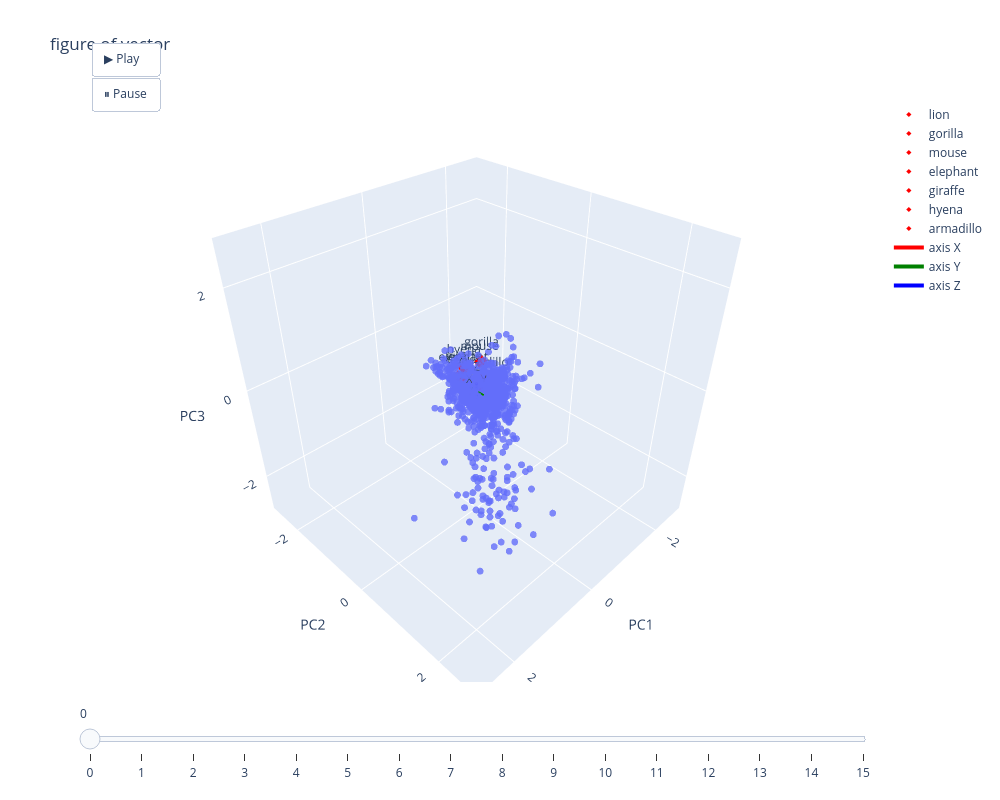
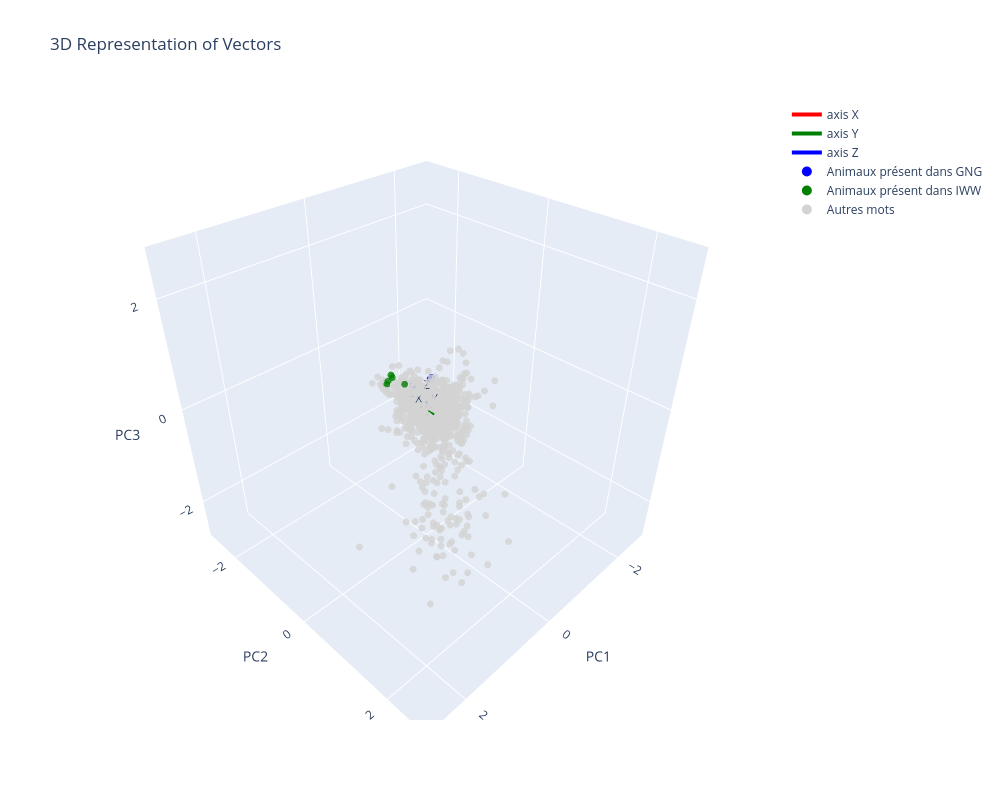
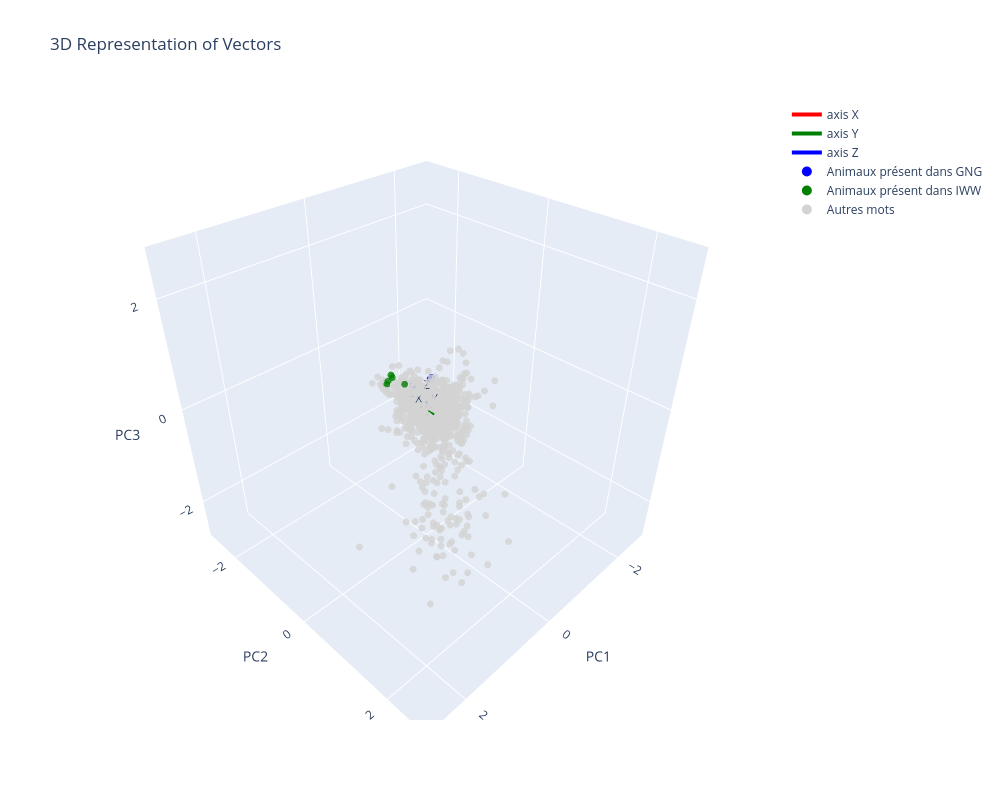
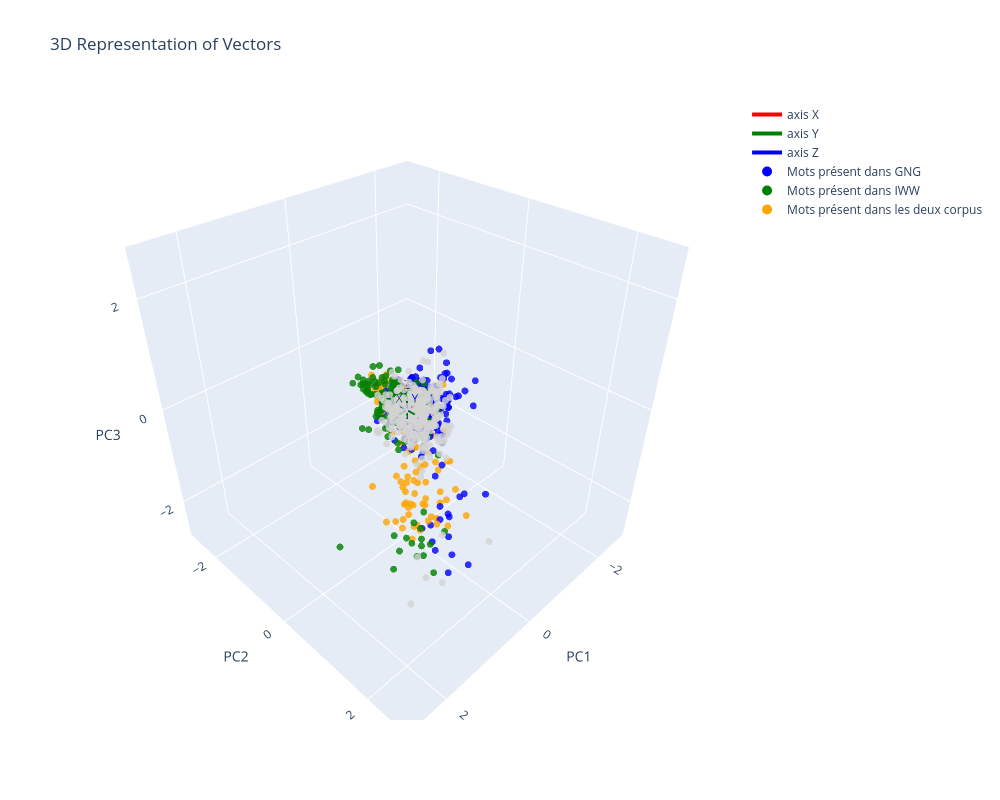

The notebook cell these images were saved under, in order:
### Markdown cell above
## Other

### Code cell
fig = components_to_fig_3D_animation(
    history_components=oneEmb_hist,
    encoder=dataset.encoder,
    highlight_words=cluster_animal,
    nb_neighbors=1, base_color=base_colors_neighbor
)

fig = components_to_fig_3D_simple(
    components=oneEmb_hist[-1],
    encoder=dataset.encoder,
    base_color=base_colors_two_corpus_aimal
)
custom_legend = {
    "Animaux présent dans GNG": "blue",
    "Animaux présent dans IWW": "green",
    "Autres mots": "lightgray"
}

fig.update_traces(selector=dict(name="Vectors"), showlegend=False)
for label, color in custom_legend.items():
    fig.add_trace(go.Scatter3d(
        x=[None],  # Aucune coordonnée = rien n'est dessiné
        y=[None],
        z=[None],
        mode='markers',
        marker=dict(size=10, color=color),  # Taille du point dans la légende
        name=label
    ))
    
fig.update_legends()
fig.show()
fig.show()

fig = components_to_fig_3D_simple(
    components=oneEmb_hist[-1],
    encoder=dataset.encoder,
    base_color=base_colors_two_corpus
)

custom_legend = {
    "Mots présent dans GNG": "blue",
    "Mots présent dans IWW": "green",
    "Mots présent dans les deux corpus": "orange"
}


fig.update_traces(selector=dict(name="Vectors"), showlegend=False)
for label, color in custom_legend.items():
    fig.add_trace(go.Scatter3d(
        x=[None],  # Aucune coordonnée = rien n'est dessiné
        y=[None],
        z=[None],
        mode='markers',
        marker=dict(size=10, color=color),  # Taille du point dans la légende
        name=label
    ))
    
fig.update_legends()
fig.show()

### Figure 1 — Plotly figure (JSON) as saved in the notebook; plotly's stock layout.template omitted (floating-point values rounded to 4 significant figures; data arrays with more than 128 entries replaced by an {"elided": "..."} marker saying what was removed)
{"data": [{"hovertemplate": "<b>%{hovertext}</b><br><br>x=%{x}<br>y=%{y}<br>z=%{z}<extra></extra>", "hovertext": {"elided": "879 str values"}, "legendgroup": "", "marker": {"color": "#636efa", "opacity": 0.8, "size": 4, "symbol": "circle"}, "mode": "markers", "name": "", "scene": "scene", "showlegend": false, "type": "scatter3d", "x": {"elided": "879 float values"}, "y": {"elided": "879 float values"}, "z": {"elided": "879 float values"}}, {"marker": {"color": "red", "size": 4, "symbol": "diamond"}, "mode": "markers+text", "name": "lion", "text": ["lion"], "textposition": "top center", "type": "scatter3d", "x": [0.07495], "y": [-0.3931], "z": [0.1548]}, {"marker": {"color": "red", "size": 4, "symbol": "diamond"}, "mode": "markers+text", "name": "gorilla", "text": ["gorilla"], "textposition": "top center", "type": "scatter3d", "x": [-0.3835], "y": [-0.2681], "z": [0.3355]}, {"marker": {"color": "red", "size": 4, "symbol": "diamond"}, "mode": "markers+text", "name": "mouse", "text": ["mouse"], "textposition": "top center", "type": "scatter3d", "x": [-0.3196], "y": [-0.237], "z": [0.3492]}, {"marker": {"color": "red", "size": 4, "symbol": "diamond"}, "mode": "markers+text", "name": "elephant", "text": ["elephant"], "textposition": "top center", "type": "scatter3d", "x": [-0.07896], "y": [-0.4086], "z": [0.09187]}, {"marker": {"color": "red", "size": 4, "symbol": "diamond"}, "mode": "markers+text", "name": "giraffe", "text": ["giraffe"], "textposition": "top center", "type": "scatter3d", "x": [-0.0205], "y": [-0.3418], "z": [0.1699]}, {"marker": {"color": "red", "size": 4, "symbol": "diamond"}, "mode": "markers+text", "name": "hyena", "text": ["hyena"], "textposition": "top center", "type": "scatter3d", "x": [-0.02333], "y": [-0.3391], "z": [0.314]}, {"marker": {"color": "red", "size": 4, "symbol": "diamond"}, "mode": "markers+text", "name": "armadillo", "text": ["armadillo"], "textposition": "top center", "type": "scatter3d", "x": [-0.3203], "y": [-0.182], "z": [0.03154]}, {"line": {"color": "red", "width": 4}, "mode": "lines", "name": "axis X", "type": "scatter3d", "x": [-0.1793, 0.1793], "y": [0, 0], "z": [0, 0]}, {"line": {"color": "green", "width": 4}, "mode": "lines", "name": "axis Y", "type": "scatter3d", "x": [0, 0], "y": [-0.1793, 0.1793], "z": [0, 0]}, {"line": {"color": "blue", "width": 4}, "mode": "lines", "name": "axis Z", "type": "scatter3d", "x": [0, 0], "y": [0, 0], "z": [-0.1793, 0.1793]}, {"line": {"color": "red", "width": 6}, "mode": "lines", "showlegend": false, "type": "scatter3d", "x": [0.1793, 0.1778], "y": [0, 0], "z": [0, 0]}, {"line": {"color": "green", "width": 6}, "mode": "lines", "showlegend": false, "type": "scatter3d", "x": [0, 0], "y": [0.1793, 0.1778], "z": [0, 0]}, {"line": {"color": "blue", "width": 6}, "mode": "lines", "showlegend": false, "type": "scatter3d", "x": [0, 0], "y": [0, 0], "z": [0.1793, 0.1778]}, {"mode": "text", "showlegend": false, "text": ["X"], "textposition": "top center", "type": "scatter3d", "x": [0.1793], "y": [0], "z": [0]}, {"mode": "text", "showlegend": false, "text": ["Y"], "textposition": "top center", "type": "scatter3d", "x": [0], "y": [0.1793], "z": [0]}, {"mode": "text", "showlegend": false, "text": ["Z"], "textposition": "top center", "type": "scatter3d", "x": [0], "y": [0], "z": [0.1793]}], "layout": {"height": 800, "legend": {"tracegroupgap": 0}, "scene": {"aspectmode": "cube", "domain": {"x": [0, 1], "y": [0, 1]}, "xaxis": {"nticks": 4, "range": [-2.84, 2.84], "title": {"text": "PC1"}}, "yaxis": {"nticks": 4, "range": [-2.84, 2.84], "title": {"text": "PC2"}}, "zaxis": {"nticks": 4, "range": [-2.84, 2.84], "title": {"text": "PC3"}}}, "sliders": [{"pad": {"b": 10}, "steps": [{"args": [["step_0"]], "label": "0", "method": "animate"}, {"args": [["step_1"]], "label": "1", "method": "animate"}, {"args": [["step_2"]], "label": "2", "method": "animate"}, {"args": [["step_3"]], "label": "3", "method": "animate"}, {"args": [["step_4"]], "label": "4", "method": "animate"}, {"args": [["step_5"]], "label": "5", "method": "animate"}, {"args": [["step_6"]], "label": "6", "method": "animate"}, {"args": [["step_7"]], "label": "7", "method": "animate"}, {"args": [["step_8"]], "label": "8", "method": "animate"}, {"args": [["step_9"]], "label": "9", "method": "animate"}, {"args": [["step_10"]], "label": "10", "method": "animate"}, {"args": [["step_11"]], "label": "11", "method": "animate"}, {"args": [["step_12"]], "label": "12", "method": "animate"}, {"args": [["step_13"]], "label": "13", "method": "animate"}, {"args": [["step_14"]], "label": "14", "method": "animate"}, {"args": [["step_15"]], "label": "15", "method": "animate"}]}], "title": {"text": "figure of vector"}, "updatemenus": [{"buttons": [{"args": [null], "label": "▶ Play", "method": "animate"}, {"args": [[null], {"frame": {"duration": 0}}], "label": "⏸ Pause", "method": "animate"}], "showactive": false, "type": "buttons", "x": 0.1, "y": 1.1}], "width": 1000}}

### Figure 2 — Plotly figure (JSON) as saved in the notebook; plotly's stock layout.template omitted (floating-point values rounded to 4 significant figures; data arrays with more than 128 entries replaced by an {"elided": "..."} marker saying what was removed)
{"data": [{"hoverinfo": "text", "hovertext": {"elided": "879 str values"}, "marker": {"color": {"elided": "879 str values"}, "opacity": 0.8, "size": 4}, "mode": "markers", "name": "Vectors", "showlegend": false, "type": "scatter3d", "x": {"elided": "879 float values"}, "y": {"elided": "879 float values"}, "z": {"elided": "879 float values"}}, {"line": {"color": "red", "width": 4}, "mode": "lines", "name": "axis X", "type": "scatter3d", "x": [-0.1793, 0.1793], "y": [0, 0], "z": [0, 0]}, {"line": {"color": "green", "width": 4}, "mode": "lines", "name": "axis Y", "type": "scatter3d", "x": [0, 0], "y": [-0.1793, 0.1793], "z": [0, 0]}, {"line": {"color": "blue", "width": 4}, "mode": "lines", "name": "axis Z", "type": "scatter3d", "x": [0, 0], "y": [0, 0], "z": [-0.1793, 0.1793]}, {"line": {"color": "red", "width": 6}, "mode": "lines", "showlegend": false, "type": "scatter3d", "x": [0.1793, 0.1778], "y": [0, 0], "z": [0, 0]}, {"line": {"color": "green", "width": 6}, "mode": "lines", "showlegend": false, "type": "scatter3d", "x": [0, 0], "y": [0.1793, 0.1778], "z": [0, 0]}, {"line": {"color": "blue", "width": 6}, "mode": "lines", "showlegend": false, "type": "scatter3d", "x": [0, 0], "y": [0, 0], "z": [0.1793, 0.1778]}, {"mode": "text", "showlegend": false, "text": ["X"], "textposition": "top center", "type": "scatter3d", "x": [0.1793], "y": [0], "z": [0]}, {"mode": "text", "showlegend": false, "text": ["Y"], "textposition": "top center", "type": "scatter3d", "x": [0], "y": [0.1793], "z": [0]}, {"mode": "text", "showlegend": false, "text": ["Z"], "textposition": "top center", "type": "scatter3d", "x": [0], "y": [0], "z": [0.1793]}, {"marker": {"color": "blue", "size": 10}, "mode": "markers", "name": "Animaux présent dans GNG", "type": "scatter3d", "x": [null], "y": [null], "z": [null]}, {"marker": {"color": "green", "size": 10}, "mode": "markers", "name": "Animaux présent dans IWW", "type": "scatter3d", "x": [null], "y": [null], "z": [null]}, {"marker": {"color": "lightgray", "size": 10}, "mode": "markers", "name": "Autres mots", "type": "scatter3d", "x": [null], "y": [null], "z": [null]}], "layout": {"height": 800, "scene": {"aspectmode": "cube", "xaxis": {"nticks": 4, "range": [-2.812, 2.812], "title": {"text": "PC1"}}, "yaxis": {"nticks": 4, "range": [-2.812, 2.812], "title": {"text": "PC2"}}, "zaxis": {"nticks": 4, "range": [-2.812, 2.812], "title": {"text": "PC3"}}}, "title": {"text": "3D Representation of Vectors"}, "width": 1000}}

### Figure 3 — Plotly figure (JSON) as saved in the notebook; plotly's stock layout.template omitted (floating-point values rounded to 4 significant figures; data arrays with more than 128 entries replaced by an {"elided": "..."} marker saying what was removed)
{"data": [{"hoverinfo": "text", "hovertext": {"elided": "879 str values"}, "marker": {"color": {"elided": "879 str values"}, "opacity": 0.8, "size": 4}, "mode": "markers", "name": "Vectors", "showlegend": false, "type": "scatter3d", "x": {"elided": "879 float values"}, "y": {"elided": "879 float values"}, "z": {"elided": "879 float values"}}, {"line": {"color": "red", "width": 4}, "mode": "lines", "name": "axis X", "type": "scatter3d", "x": [-0.1793, 0.1793], "y": [0, 0], "z": [0, 0]}, {"line": {"color": "green", "width": 4}, "mode": "lines", "name": "axis Y", "type": "scatter3d", "x": [0, 0], "y": [-0.1793, 0.1793], "z": [0, 0]}, {"line": {"color": "blue", "width": 4}, "mode": "lines", "name": "axis Z", "type": "scatter3d", "x": [0, 0], "y": [0, 0], "z": [-0.1793, 0.1793]}, {"line": {"color": "red", "width": 6}, "mode": "lines", "showlegend": false, "type": "scatter3d", "x": [0.1793, 0.1778], "y": [0, 0], "z": [0, 0]}, {"line": {"color": "green", "width": 6}, "mode": "lines", "showlegend": false, "type": "scatter3d", "x": [0, 0], "y": [0.1793, 0.1778], "z": [0, 0]}, {"line": {"color": "blue", "width": 6}, "mode": "lines", "showlegend": false, "type": "scatter3d", "x": [0, 0], "y": [0, 0], "z": [0.1793, 0.1778]}, {"mode": "text", "showlegend": false, "text": ["X"], "textposition": "top center", "type": "scatter3d", "x": [0.1793], "y": [0], "z": [0]}, {"mode": "text", "showlegend": false, "text": ["Y"], "textposition": "top center", "type": "scatter3d", "x": [0], "y": [0.1793], "z": [0]}, {"mode": "text", "showlegend": false, "text": ["Z"], "textposition": "top center", "type": "scatter3d", "x": [0], "y": [0], "z": [0.1793]}, {"marker": {"color": "blue", "size": 10}, "mode": "markers", "name": "Animaux présent dans GNG", "type": "scatter3d", "x": [null], "y": [null], "z": [null]}, {"marker": {"color": "green", "size": 10}, "mode": "markers", "name": "Animaux présent dans IWW", "type": "scatter3d", "x": [null], "y": [null], "z": [null]}, {"marker": {"color": "lightgray", "size": 10}, "mode": "markers", "name": "Autres mots", "type": "scatter3d", "x": [null], "y": [null], "z": [null]}], "layout": {"height": 800, "scene": {"aspectmode": "cube", "xaxis": {"nticks": 4, "range": [-2.812, 2.812], "title": {"text": "PC1"}}, "yaxis": {"nticks": 4, "range": [-2.812, 2.812], "title": {"text": "PC2"}}, "zaxis": {"nticks": 4, "range": [-2.812, 2.812], "title": {"text": "PC3"}}}, "title": {"text": "3D Representation of Vectors"}, "width": 1000}}

### Figure 4 — Plotly figure (JSON) as saved in the notebook; plotly's stock layout.template omitted (floating-point values rounded to 4 significant figures; data arrays with more than 128 entries replaced by an {"elided": "..."} marker saying what was removed)
{"data": [{"hoverinfo": "text", "hovertext": {"elided": "879 str values"}, "marker": {"color": {"elided": "879 str values"}, "opacity": 0.8, "size": 4}, "mode": "markers", "name": "Vectors", "showlegend": false, "type": "scatter3d", "x": {"elided": "879 float values"}, "y": {"elided": "879 float values"}, "z": {"elided": "879 float values"}}, {"line": {"color": "red", "width": 4}, "mode": "lines", "name": "axis X", "type": "scatter3d", "x": [-0.1793, 0.1793], "y": [0, 0], "z": [0, 0]}, {"line": {"color": "green", "width": 4}, "mode": "lines", "name": "axis Y", "type": "scatter3d", "x": [0, 0], "y": [-0.1793, 0.1793], "z": [0, 0]}, {"line": {"color": "blue", "width": 4}, "mode": "lines", "name": "axis Z", "type": "scatter3d", "x": [0, 0], "y": [0, 0], "z": [-0.1793, 0.1793]}, {"line": {"color": "red", "width": 6}, "mode": "lines", "showlegend": false, "type": "scatter3d", "x": [0.1793, 0.1778], "y": [0, 0], "z": [0, 0]}, {"line": {"color": "green", "width": 6}, "mode": "lines", "showlegend": false, "type": "scatter3d", "x": [0, 0], "y": [0.1793, 0.1778], "z": [0, 0]}, {"line": {"color": "blue", "width": 6}, "mode": "lines", "showlegend": false, "type": "scatter3d", "x": [0, 0], "y": [0, 0], "z": [0.1793, 0.1778]}, {"mode": "text", "showlegend": false, "text": ["X"], "textposition": "top center", "type": "scatter3d", "x": [0.1793], "y": [0], "z": [0]}, {"mode": "text", "showlegend": false, "text": ["Y"], "textposition": "top center", "type": "scatter3d", "x": [0], "y": [0.1793], "z": [0]}, {"mode": "text", "showlegend": false, "text": ["Z"], "textposition": "top center", "type": "scatter3d", "x": [0], "y": [0], "z": [0.1793]}, {"marker": {"color": "blue", "size": 10}, "mode": "markers", "name": "Mots présent dans GNG", "type": "scatter3d", "x": [null], "y": [null], "z": [null]}, {"marker": {"color": "green", "size": 10}, "mode": "markers", "name": "Mots présent dans IWW", "type": "scatter3d", "x": [null], "y": [null], "z": [null]}, {"marker": {"color": "orange", "size": 10}, "mode": "markers", "name": "Mots présent dans les deux corpus", "type": "scatter3d", "x": [null], "y": [null], "z": [null]}], "layout": {"height": 800, "scene": {"aspectmode": "cube", "xaxis": {"nticks": 4, "range": [-2.812, 2.812], "title": {"text": "PC1"}}, "yaxis": {"nticks": 4, "range": [-2.812, 2.812], "title": {"text": "PC2"}}, "zaxis": {"nticks": 4, "range": [-2.812, 2.812], "title": {"text": "PC3"}}}, "title": {"text": "3D Representation of Vectors"}, "width": 1000}}
